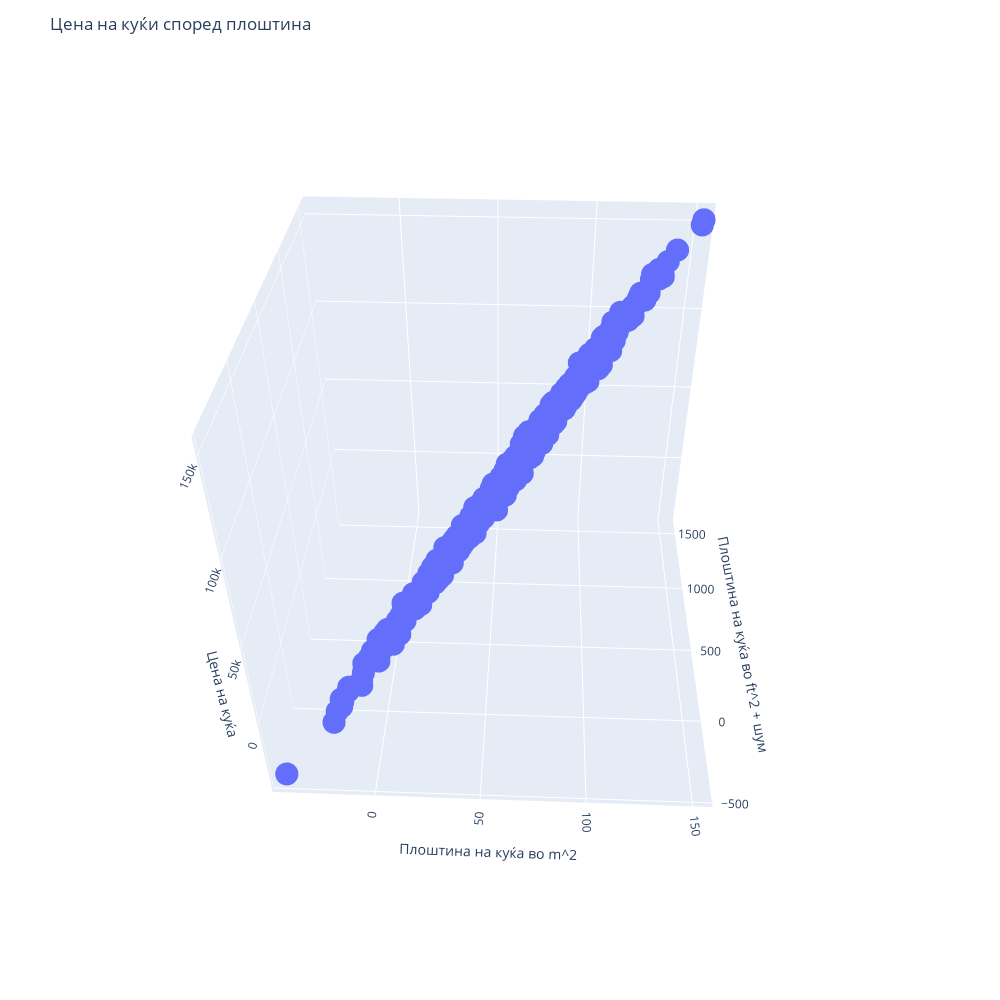

The notebook cell saved with this chart:
### Code cell
fig = px.scatter_3d(x=x1, y=x2, z=y, labels={'x': 'Плоштина на куќа во m^2', 'y': 'Плоштина на куќа во ft^2 + шум', 'z': 'Цена на куќа'})
fig.update_layout(
    autosize=False,
    width=1000,
    height=1000,
    title_text='Цена на куќи според плоштина'
)
fig.show()

### Figure 1 — Plotly figure (JSON) as saved in the notebook; plotly's stock layout.template omitted (floating-point values rounded to 4 significant figures; data arrays with more than 128 entries replaced by an {"elided": "..."} marker saying what was removed)
{"data": [{"hovertemplate": "Плоштина на куќа во m^2=%{x}<br>Плоштина на куќа во ft^2 + шум=%{y}<br>Цена на куќа=%{z}<extra></extra>", "legendgroup": "", "marker": {"color": "#636efa", "symbol": "circle"}, "mode": "markers", "name": "", "scene": "scene", "showlegend": false, "type": "scatter3d", "x": {"elided": "1000 float values"}, "y": {"elided": "1000 float values"}, "z": {"elided": "1000 float values"}}], "layout": {"autosize": false, "height": 1000, "legend": {"tracegroupgap": 0}, "margin": {"t": 60}, "scene": {"aspectmode": "auto", "aspectratio": {"x": 1, "y": 1, "z": 1}, "camera": {"center": {"x": 0, "y": 0, "z": 0}, "eye": {"x": 0.0759, "y": -1.899, "z": 1.522}, "projection": {"type": "perspective"}, "up": {"x": 0, "y": 0, "z": 1}}, "domain": {"x": [0, 1], "y": [0, 1]}, "xaxis": {"title": {"text": "Плоштина на куќа во m^2"}, "type": "linear"}, "yaxis": {"title": {"text": "Плоштина на куќа во ft^2 + шум"}, "type": "linear"}, "zaxis": {"title": {"text": "Цена на куќа"}, "type": "linear"}}, "title": {"text": "Цена на куќи според плоштина"}, "width": 1000}}
